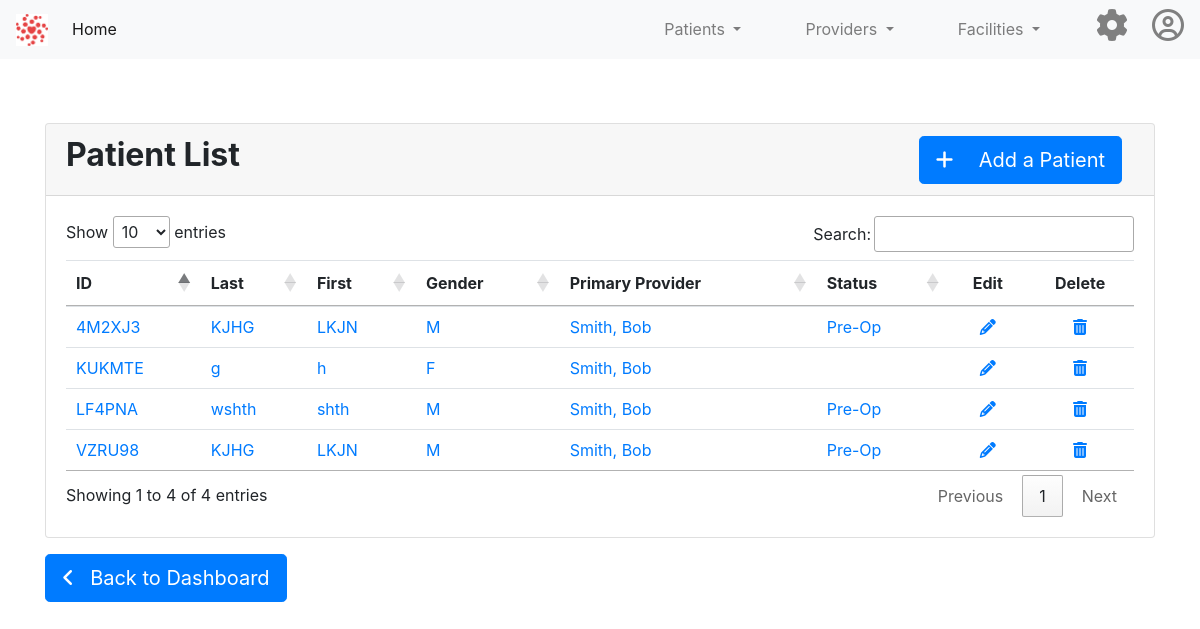
The app's page /patients/ with its own data.
### app/patients/patient_model.py (models this page shows, shortened)
class Patient(db.Model):
    id = db.Column(db.Integer, primary_key=True)
    first_name = db.Column(db.String(30), index=True, nullable=False, info={'label': 'First Name'})
    last_name = db.Column(db.String(30), index=True, nullable=False, info={'label': 'Last Name'})
    patient_id = db.Column(db.String(10), index=True)
    patient_dob = db.Column(db.Date, nullable=False, info={'label': 'Date of Birth'})
    patient_dob_est = db.Column(db.Boolean, nullable=False, info={'label': 'DOB Estimate?'})
    patient_gender = db.Column(db.String, nullable=False, info={'label': 'Gender'})
    patient_status_id = db.Column(db.Integer, db.ForeignKey('patient_status.id'))
    patient_provider_id = db.Column(db.Integer, db.ForeignKey('provider.id'))
    patient_status = db.relationship(PatientStatus)
    patient_provider = db.relationship(Provider)

class PatientStatus(db.Model):
    id = db.Column(db.Integer, primary_key=True)
    code_name = db.Column(db.String(30), index=True, nullable=False)
    name = db.Column(db.String(60), index=True, nullable=False)
    def __str__(self):
        return self.name

### app/providers/provider_model.py (models this page shows, shortened)
class Provider(db.Model):
    id = db.Column(db.Integer, primary_key=True)
    first_name = db.Column(db.String(30), index=True, nullable=False, info={'label': 'First Name'})
    last_name = db.Column(db.String(30), index=True, nullable=False, info={'label': 'Last Name'})
    provider_id = db.Column(db.String(10), index=True)
    provider_category_id = db.Column(db.Integer, db.ForeignKey('provider_category.id'))
    provider_facility_id = db.Column(db.Integer, db.ForeignKey('facility.id'))
    provider_category = db.relationship(ProviderCategory)
    provider_facility = db.relationship(Facility)
    def __str__(self):
        return self.last_name + ", " + self.first_name

### app/patients/patient.py (the view)
@patient_bp.route('/')
def view_patient_list():
    patient_list = Patient.query.all()
    activity = "List"
    mode = "Patient"
    card_title = "Patient List"
    add_url = url_for('patient_bp.create_patient')
    table_id = "patient-list-table"
    return render_template('patient-list-base.html', title="Patient List",
                           patient_list=patient_list, table_id=table_id, activity=activity, mode=mode, add_url=add_url, card_title=card_title)

### app/patients/templates/patient-list-base.html
{% extends "data-display-container.html" %}
{% block data_display_content %}
        <div class="card-body">
            <table class="table table-hover table-sm" id="patient-list-table">
                <thead>
                <tr>
                    <th scope="col">ID</th>
                    <th scope="col">Last</th>
                    <th scope="col">First</th>
                    <th scope="col">Gender</th>
                    <th scope="col">Primary Provider</th>
                    <th scope="col">Status</th>
                    <th style="text-align: center; vertical-align: middle" scope="col" class="no-sort">Edit</th>
                    <th style="text-align: center; vertical-align: middle" scope="col" class="no-sort">Delete</th>
                </tr>
                </thead>
                <tbody>
                {% for patient in patient_list %}
                <tr>
                    <td><a href={{ url_for('patient_bp.view_patient', patient_id = patient.patient_id) }}>
                        {{ patient.patient_id }}</a></td>
                    <td><a href={{ url_for('patient_bp.view_patient', patient_id = patient.patient_id) }}>
                        {{ patient.last_name }}</a></td>
                    <td><a href={{ url_for('patient_bp.view_patient', patient_id = patient.patient_id) }}>
                        {{ patient.first_name }}</a></td>
                    <td><a href={{ url_for('patient_bp.view_patient', patient_id = patient.patient_id) }}>
                        {% if patient.patient_gender == "M": %}
                        M
                        {% elif patient.patient_gender == "F": %}
                        F
                        {% endif %}
                        </a>
                    </td>
                    <td><a href={{ url_for('patient_bp.view_patient', patient_id = patient.patient_id) }}>
                        {{ patient.patient_provider }}</a></td>
                    <td><a href={{ url_for('patient_bp.view_patient', patient_id = patient.patient_id) }}>
                        {{ patient.patient_status }}</a></td>
                    <td style="text-align: center; vertical-align: middle"><a href={{ url_for('patient_bp.edit_patient',
                        patient_id = patient.patient_id) }}>
                        <i class="fas fa-pencil-alt"></i></a></td>
                    <td style="text-align: center; vertical-align: middle"><a href={{ url_for('patient_bp.delete_patient',
                        patient_id = patient.patient_id) }}>
                        <i class="fas fa-trash-alt"></i></a></td>
                </tr>
                {% endfor %}
                </tbody>
            </table>
        </div>
{% endblock %}

### records on screen
Patient: patient_id "KUKMTE", last_name "g", first_name "h", patient_gender "F", patient_provider "Smith, Bob"
Patient: patient_id "LF4PNA", last_name "wshth", first_name "shth", patient_gender "M", patient_provider "Smith, Bob", patient_status "Pre-Op"
Patient: patient_id "VZRU98", last_name "KJHG", first_name "LKJN", patient_gender "M", patient_provider "Smith, Bob", patient_status "Pre-Op"
Patient: patient_id "4M2XJ3", last_name "KJHG", first_name "LKJN", patient_gender "M", patient_provider "Smith, Bob", patient_status "Pre-Op"

### other values on screen
{{ card_title }} "Patient List"
{{ mode }} "Patient"
